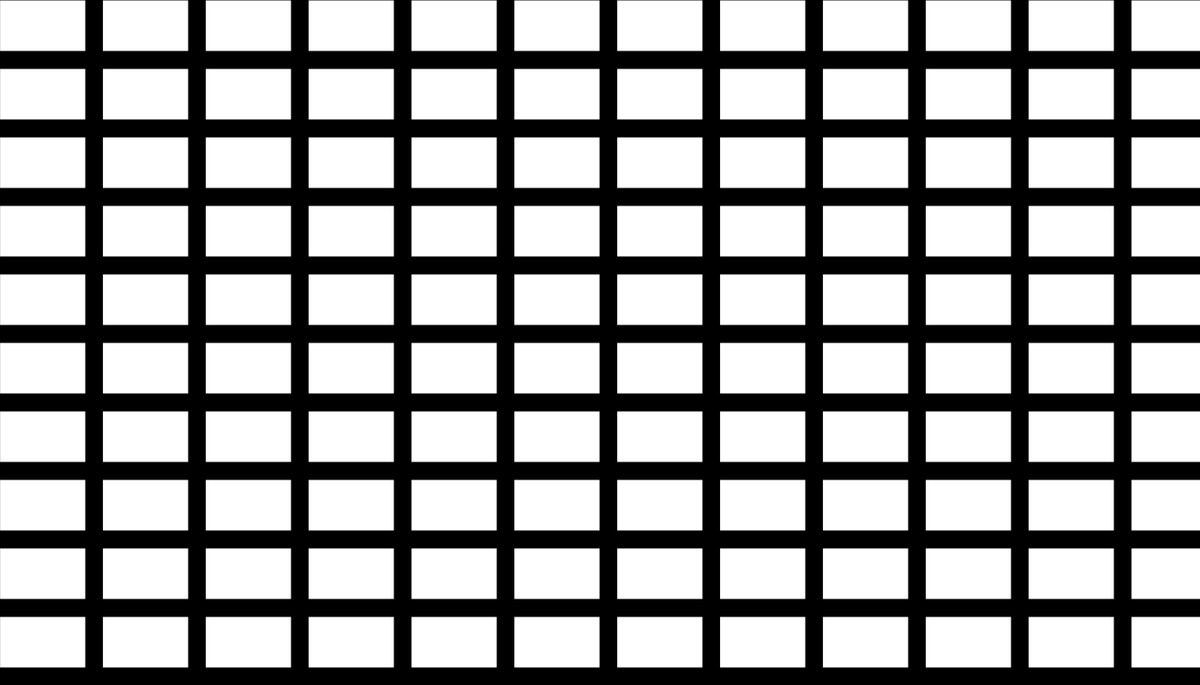
Frame 1 (no input)
Frame 60 (no input): identical to frame 1, image omitted
Frame 120 (the mouse pressed at the canvas centre since frame 60): identical to frame 1, image omitted

The p5.js sketch that drew this single still picture (run headless with seeded random() and noise() and a simulated clock; from frame 60 on, the mouse is pressed at the canvas centre):

// p5.js sketch
// ── sketch.js
var rectW = 100;
var rectH = 60;

function setup () {
  createCanvas (1400, 800);
}

  function draw() {
    background (0);
    for (var rectX=0; rectX<width; rectX+=120) {
      for (var rectY = 0; rectY<height; rectY+=80){
        if ( (mouseX > rectX) && (mouseX < rectX +rectW) && 
           (mouseY > rectY) && (mouseY< rectY + rectH )) { 
      fill (random(255), random(255), random(255));
    } else {
      fill (255) ;
    }
    rect (rectX, rectY, rectW, rectH);

    }
  }
}
